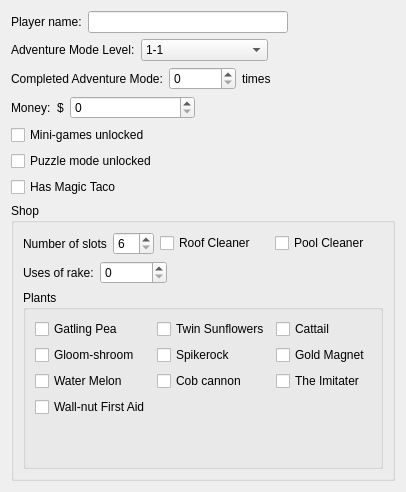
      <widget class="QWidget" name="tab">
       <attribute name="title">
        <string>General</string>
       </attribute>
       <layout class="QGridLayout" name="gridLayout_16">
        <item row="0" column="0">
         <layout class="QVBoxLayout" name="verticalLayout">
          <item>
           <layout class="QHBoxLayout" name="horizontalLayout">
            <item>
             <widget class="QLabel" name="label_4">
              <property name="text">
               <string>Player name:</string>
              </property>
             </widget>
            </item>
            <item>
             <widget class="QLineEdit" name="g_name">
              <property name="sizePolicy">
               <sizepolicy hsizetype="Minimum" vsizetype="Fixed">
                <horstretch>0</horstretch>
                <verstretch>0</verstretch>
               </sizepolicy>
              </property>
              <property name="minimumSize">
               <size>
                <width>200</width>
                <height>0</height>
               </size>
              </property>
             </widget>
            </item>
            <item>
             <spacer name="horizontalSpacer_4">
              <property name="orientation">
               <enum>Qt::Horizontal</enum>
              </property>
              <property name="sizeHint" stdset="0">
               <size>
                <width>40</width>
                <height>20</height>
               </size>
              </property>
             </spacer>
            </item>
           </layout>
          </item>
          <item>
           <layout class="QHBoxLayout" name="horizontalLayout_9">
            <item>
             <widget class="QLabel" name="label_6">
              <property name="text">
               <string>Adventure Mode Level:</string>
              </property>
             </widget>
            </item>
            <item>
             <widget class="QComboBox" name="g_level">
              <property name="sizePolicy">
               <sizepolicy hsizetype="MinimumExpanding" vsizetype="Fixed">
                <horstretch>0</horstretch>
                <verstretch>0</verstretch>
               </sizepolicy>
              </property>
              <property name="maxVisibleItems">
               <number>10</number>
              </property>
              <item>
               <property name="text">
                <string>1-1</string>
               </property>
              </item>
              <item>
               <property name="text">
                <string>1-2</string>
               </property>
              </item>
              <item>
               <property name="text">
                <string>1-3</string>
               </property>
              </item>
              <item>
               <property name="text">
                <string>1-4</string>
               </property>
              </item>
              <item>
               <property name="text">
                <string>1-5</string>
               </property>
              </item>
              <item>
               <property name="text">
                <string>1-6</string>
               </property>
              </item>
              <item>
               <property name="text">
                <string>1-7</string>
               </property>
              </item>
              <item>
               <property name="text">
                <string>1-8</string>
               </property>
              </item>
              <item>
               <property name="text">
                <string>1-9</string>
               </property>
              </item>
              <item>
               <property name="text">
                <string>1-10</string>
               </property>
              </item>
              <item>
               <property name="text">
                <string>2-1</string>
               </property>
              </item>
              <item>
               <property name="text">
                <string>2-2</string>
               </property>
              </item>
              <item>
               <property name="text">
                <string>2-3</string>
               </property>
              </item>
              <item>
               <property name="text">
                <string>2-4</string>
               </property>
              </item>
              <item>
               <property name="text">
                <string>2-5</string>
               </property>
              </item>
              <item>
               <property name="text">
                <string>2-6</string>
               </property>
              </item>
              <item>
               <property name="text">
                <string>2-7</string>
               </property>
              </item>
              <item>
               <property name="text">
                <string>2-8</string>
               </property>
              </item>
              <item>
               <property name="text">
                <string>2-9</string>
               </property>
              </item>
              <item>
               <property name="text">
                <string>2-10</string>
               </property>
              </item>
              <item>
               <property name="text">
                <string>3-1</string>
               </property>
              </item>
              <item>
               <property name="text">
                <string>3-2</string>
               </property>
              </item>
              <item>
               <property name="text">
                <string>3-3</string>
               </property>
              </item>
              <item>
               <property name="text">
                <string>3-4</string>
               </property>
              </item>
              <item>
               <property name="text">
                <string>3-5</string>
               </property>
              </item>
              <item>
               <property name="text">
                <string>3-6</string>
               </property>
              </item>
              <item>
               <property name="text">
                <string>3-7</string>
               </property>
              </item>
              <item>
               <property name="text">
                <string>3-8</string>
               </property>
              </item>
              <item>
               <property name="text">
                <string>3-9</string>
               </property>
              </item>
              <item>
               <property name="text">
                <string>3-10</string>
               </property>
              </item>
              <item>
               <property name="text">
                <string>4-1</string>
               </property>
              </item>
              <item>
               <property name="text">
                <string>4-2</string>
               </property>
              </item>
              <item>
               <property name="text">
                <string>4-3</string>
               </property>
              </item>
              <item>
               <property name="text">
                <string>4-4</string>
               </property>
              </item>
              <item>
               <property name="text">
                <string>4-5</string>
               </property>
              </item>
              <item>
               <property name="text">
                <string>4-6</string>
               </property>
              </item>
              <item>
               <property name="text">
                <string>4-7</string>
               </property>
              </item>
              <item>
               <property name="text">
                <string>4-8</string>
               </property>
              </item>
              <item>
               <property name="text">
                <string>4-9</string>
               </property>
              </item>
              <item>
               <property name="text">
                <string>4-10</string>
               </property>
              </item>
              <item>
               <property name="text">
                <string>5-1</string>
               </property>
              </item>
              <item>
               <property name="text">
                <string>5-2</string>
               </property>
              </item>
              <item>
               <property name="text">
                <string>5-3</string>
               </property>
              </item>
              <item>
               <property name="text">
                <string>5-4</string>
               </property>
              </item>
              <item>
               <property name="text">
                <string>5-5</string>
               </property>
              </item>
              <item>
               <property name="text">
                <string>5-6</string>
               </property>
              </item>
              <item>
               <property name="text">
                <string>5-7</string>
               </property>
              </item>
              <item>
               <property name="text">
                <string>5-8</string>
               </property>
              </item>
              <item>
               <property name="text">
                <string>5-9</string>
               </property>
              </item>
              <item>
               <property name="text">
                <string>5-10</string>
               </property>
              </item>
             </widget>
            </item>
            <item>
             <spacer name="horizontalSpacer_3">
              <property name="orientation">
               <enum>Qt::Horizontal</enum>
              </property>
              <property name="sizeHint" stdset="0">
               <size>
                <width>40</width>
                <height>20</height>
               </size>
              </property>
             </spacer>
            </item>
           </layout>
          </item>
          <item>
           <layout class="QHBoxLayout" name="horizontalLayout_22">
            <item>
             <widget class="QLabel" name="label_10">
              <property name="text">
               <string>Completed Adventure Mode:</string>
              </property>
             </widget>
            </item>
            <item>
             <widget class="QSpinBox" name="g_completed">
              <property name="suffix">
               <string/>
              </property>
              <property name="maximum">
               <number>2147483647</number>
              </property>
             </widget>
            </item>
            <item>
             <widget class="QLabel" name="label_18">
              <property name="text">
               <string>times</string>
              </property>
             </widget>
            </item>
            <item>
             <spacer name="horizontalSpacer_2">
              <property name="orientation">
               <enum>Qt::Horizontal</enum>
              </property>
              <property name="sizeHint" stdset="0">
               <size>
                <width>40</width>
                <height>20</height>
               </size>
              </property>
             </spacer>
            </item>
           </layout>
          </item>
          <item>
           <layout class="QHBoxLayout" name="horizontalLayout_23">
            <item>
             <widget class="QLabel" name="label_8">
              <property name="text">
               <string>Money:</string>
              </property>
             </widget>
            </item>
            <item>
             <widget class="QLabel" name="label_20">
              <property name="text">
               <string>$</string>
              </property>
             </widget>
            </item>
            <item>
             <widget class="QSpinBox" name="g_money">
              <property name="minimumSize">
               <size>
                <width>125</width>
                <height>0</height>
               </size>
              </property>
              <property name="prefix">
               <string/>
              </property>
              <property name="maximum">
               <number>999990</number>
              </property>
              <property name="singleStep">
               <number>10</number>
              </property>
              <property name="stepType">
               <enum>QAbstractSpinBox::DefaultStepType</enum>
              </property>
             </widget>
            </item>
            <item>
             <spacer name="horizontalSpacer_5">
              <property name="orientation">
               <enum>Qt::Horizontal</enum>
              </property>
              <property name="sizeHint" stdset="0">
               <size>
                <width>40</width>
                <height>20</height>
               </size>
              </property>
             </spacer>
            </item>
           </layout>
          </item>
          <item>
           <widget class="QCheckBox" name="g_minigames_unlocked">
            <property name="text">
             <string>Mini-games unlocked</string>
            </property>
           </widget>
          </item>
          <item>
           <widget class="QCheckBox" name="g_puzzle_unlocked">
            <property name="text">
             <string>Puzzle mode unlocked</string>
            </property>
           </widget>
          </item>
          <item>
           <widget class="QCheckBox" name="g_taco">
            <property name="text">
             <string>Has Magic Taco</string>
            </property>
           </widget>
          </item>
         </layout>
        </item>
        <item row="2" column="0">
         <widget class="QGroupBox" name="groupBox_7">
          <property name="title">
           <string>Shop</string>
          </property>
          <layout class="QGridLayout" name="gridLayout_19">
           <item row="0" column="0">
            <layout class="QVBoxLayout" name="verticalLayout_2">
             <item>
              <layout class="QHBoxLayout" name="horizontalLayout_25">
               <item>
                <layout class="QHBoxLayout" name="horizontalLayout_24">
                 <item>
                  <widget class="QLabel" name="label_11">
                   <property name="text">
                    <string>Number of slots</string>
                   </property>
                  </widget>
                 </item>
                 <item>
                  <widget class="QSpinBox" name="g_slots">
                   <property name="minimum">
                    <number>6</number>
                   </property>
                   <property name="maximum">
                    <number>10</number>
                   </property>
                  </widget>
                 </item>
                </layout>
               </item>
               <item>
                <widget class="QCheckBox" name="g_roof_cleaner">
                 <property name="text">
                  <string>Roof Cleaner</string>
                 </property>
                </widget>
               </item>
               <item>
                <widget class="QCheckBox" name="g_pool_cleaner">
                 <property name="text">
                  <string>Pool Cleaner</string>
                 </property>
                </widget>
               </item>
              </layout>
             </item>
             <item>
              <layout class="QHBoxLayout" name="horizontalLayout_65">
               <item>
                <widget class="QLabel" name="label_66">
                 <property name="sizePolicy">
                  <sizepolicy hsizetype="Maximum" vsizetype="Preferred">
                   <horstretch>0</horstretch>
                   <verstretch>0</verstretch>
                  </sizepolicy>
                 </property>
                 <property name="text">
                  <string>Uses of rake:</string>
                 </property>
                </widget>
               </item>
               <item>
                <widget class="QSpinBox" name="g_rake_uses">
                 <property name="sizePolicy">
                  <sizepolicy hsizetype="Preferred" vsizetype="Fixed">
                   <horstretch>0</horstretch>
                   <verstretch>0</verstretch>
                  </sizepolicy>
                 </property>
                 <property name="maximum">
                  <number>999999999</number>
                 </property>
                </widget>
               </item>
               <item>
                <spacer name="horizontalSpacer_8">
                 <property name="orientation">
                  <enum>Qt::Horizontal</enum>
                 </property>
                 <property name="sizeHint" stdset="0">
                  <size>
                   <width>40</width>
                   <height>20</height>
                  </size>
                 </property>
                </spacer>
               </item>
              </layout>
             </item>
             <item>
              <widget class="QGroupBox" name="groupBox_8">
               <property name="title">
                <string>Plants</string>
               </property>
               <layout class="QGridLayout" name="gridLayout_17">
                <item row="0" column="0">
                 <layout class="QGridLayout" name="gridLayout_18">
                  <item row="2" column="1">
                   <widget class="QCheckBox" name="g_plants_8">
                    <property name="text">
                     <string>Cob cannon</string>
                    </property>
                   </widget>
                  </item>
                  <item row="2" column="0">
                   <widget class="QCheckBox" name="g_plants_7">
                    <property name="text">
                     <string>Water Melon</string>
                    </property>
                   </widget>
                  </item>
                  <item row="0" column="2">
                   <widget class="QCheckBox" name="g_plants_3">
                    <property name="text">
                     <string>Cattail</string>
                    </property>
                   </widget>
                  </item>
                  <item row="1" column="0">
                   <widget class="QCheckBox" name="g_plants_4">
                    <property name="text">
                     <string>Gloom-shroom</string>
                    </property>
                   </widget>
                  </item>
                  <item row="1" column="1">
                   <widget class="QCheckBox" name="g_plants_5">
                    <property name="text">
                     <string>Spikerock</string>
                    </property>
                   </widget>
                  </item>
                  <item row="0" column="0">
                   <widget class="QCheckBox" name="g_plants_1">
                    <property name="text">
                     <string>Gatling Pea</string>
                    </property>
                   </widget>
                  </item>
                  <item row="0" column="1">
                   <widget class="QCheckBox" name="g_plants_2">
                    <property name="text">
                     <string>Twin Sunflowers</string>
                    </property>
                   </widget>
                  </item>
                  <item row="3" column="0">
                   <widget class="QCheckBox" name="g_plants_10">
                    <property name="text">
                     <string>Wall-nut First Aid</string>
                    </property>
                   </widget>
                  </item>
                  <item row="1" column="2">
                   <widget class="QCheckBox" name="g_plants_6">
                    <property name="text">
                     <string>Gold Magnet</string>
                    </property>
                   </widget>
                  </item>
                  <item row="2" column="2">
                   <widget class="QCheckBox" name="g_plants_9">
                    <property name="text">
                     <string>The Imitater</string>
                    </property>
                   </widget>
                  </item>
                 </layout>
                </item>
                <item row="2" column="0">
                 <spacer name="verticalSpacer_2">
                  <property name="orientation">
                   <enum>Qt::Vertical</enum>
                  </property>
                  <property name="sizeHint" stdset="0">
                   <size>
                    <width>20</width>
                    <height>40</height>
                   </size>
                  </property>
                 </spacer>
                </item>
               </layout>
              </widget>
             </item>
            </layout>
           </item>
          </layout>
         </widget>
        </item>
       </layout>
      </widget>
